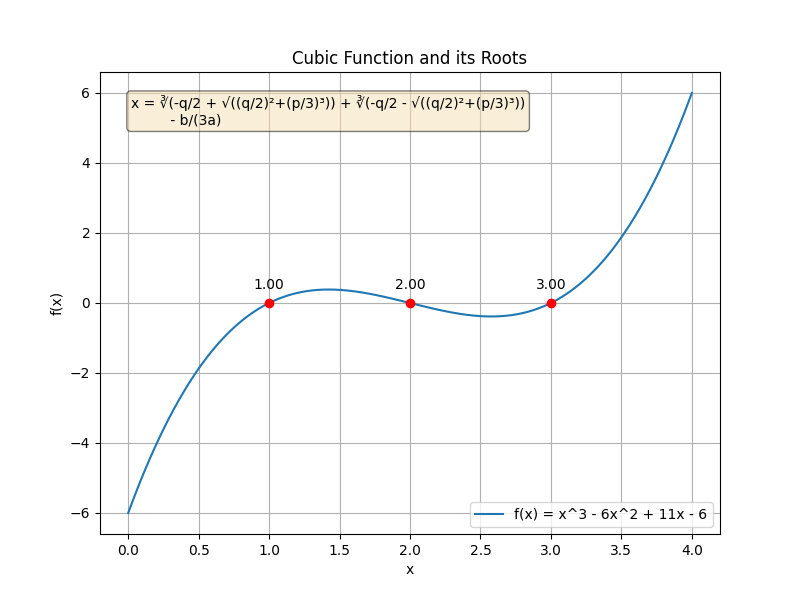

This figure's Python source:
import numpy as np
import matplotlib.pyplot as plt
import sympy as sp

# Define symbolic variables for the general cubic equation: a*x^3 + b*x^2 + c*x + d = 0
a, b, c, d, x = sp.symbols('a b c d x')
polynomial = a*x**3 + b*x**2 + c*x + d

# Solve the cubic symbolically using sympy (this produces the general Cardano‐form expressions)
roots_symbolic = sp.solve(polynomial, x)
roots_simplified = [sp.simplify(root) for root in roots_symbolic]

print("General expression for the roots of a cubic polynomial (Cardano's formula):")
for expr in roots_simplified:
    sp.pretty_print(expr)
    print()  # blank line for separation

# For a concrete example, use the sample polynomial:
# f(x) = x^3 - 6*x^2 + 11*x - 6
# which factors as (x-1)(x-2)(x-3)
a_val = 1
b_val = -6
c_val = 11
d_val = -6

# Define the sample polynomial function
def f(x_value):
    return a_val * x_value**3 + b_val * x_value**2 + c_val * x_value + d_val

# Compute the roots numerically using sympy for the sample polynomial
sample_poly = sp.Poly(x**3 - 6*x**2 + 11*x - 6, x)
sample_roots = sp.nroots(sample_poly)
# Convert sympy roots to Python complex numbers
sample_roots = [complex(root) for root in sample_roots]

print("Computed roots for the sample polynomial f(x) = x^3 - 6*x^2 + 11*x - 6:")
for r in sample_roots:
    print(r)

# Prepare data for plotting the function
x_vals = np.linspace(0, 4, 400)
y_vals = f(x_vals)

# Create the plot
plt.figure(figsize=(8, 6))
plt.plot(x_vals, y_vals, label='f(x) = x^3 - 6x^2 + 11x - 6')

# Mark the real roots on the plot (ignore small imaginary parts)
for r in sample_roots:
    if abs(r.imag) < 1e-8:
        real_part = r.real
        plt.plot(real_part, f(real_part), 'ro')
        plt.annotate(f'{real_part:.2f}', (real_part, f(real_part)), textcoords="offset points", xytext=(0,10), ha='center')

# Annotate the plot with the general expression (Cardano's formula)
# After a change of variable x = t - b/(3a), the depressed cubic becomes t^3 + p*t + q = 0.
# Its solution, in terms of p and q, is:
# x = cube_root(-q/2 + sqrt((q/2)**2+(p/3)**3)) + cube_root(-q/2 - sqrt((q/2)**2+(p/3)**3)) - b/(3a)
formula_text = ("x = ∛(-q/2 + √((q/2)²+(p/3)³)) + ∛(-q/2 - √((q/2)²+(p/3)³))\n"
                "         - b/(3a)")
plt.text(0.05, 0.95, formula_text, transform=plt.gca().transAxes, fontsize=10,
         verticalalignment='top', bbox=dict(boxstyle="round", facecolor="wheat", alpha=0.5))

plt.xlabel('x')
plt.ylabel('f(x)')
plt.title('Cubic Function and its Roots')
plt.legend()
plt.grid(True)

# Save the plot to a file
plt.savefig('cubic_plot.png')
